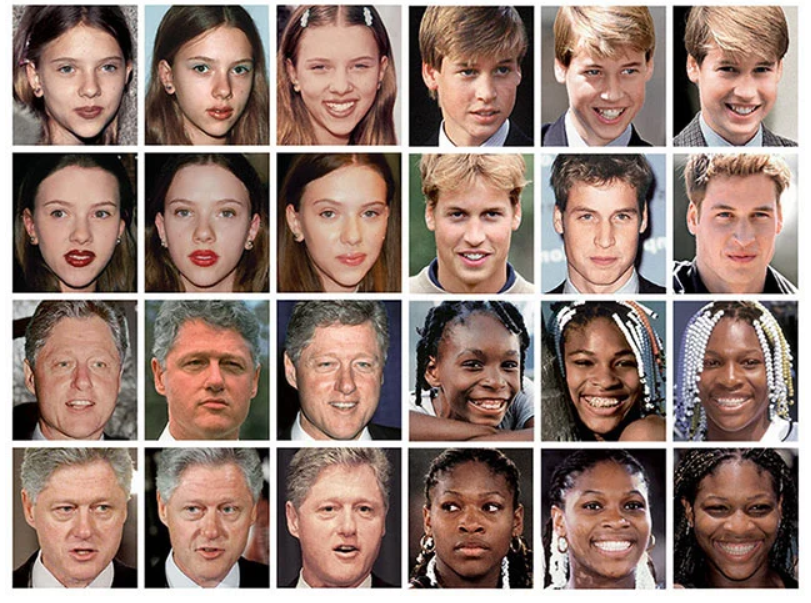
#> input picture uploads/face detection for train.png, 811 x 603 px
$ python -i train_model.py   (imports and definitions only)
#> lines starting #> are read from the running program, lines starting #| are printed output that depends on the picture; after the words box and inside, x2 and y2 are one past the last pixel; in counts of white or black regions, pixels touching at a corner belong together
#> further down, picture is the input picture: shape (603, 811, 3); mean B, G, R 116.4, 125.9, 149.7
"""
train_model.py
----------------
Face Detection System backend module supporting:
1. Deep Learning Face Detection via OpenCV YuNet (cv2.FaceDetectorYN) - High accuracy, recommended
2. Classic OpenCV Haar Cascade Classifier (haarcascade_frontalface_default.xml) with tunable parameters

Functions provided:
    - detect_faces(image, ...): unified detection entry point
    - detect_faces_yunet(image, ...): YuNet ONNX deep learning detector
    - detect_faces_haar(image, ...): Haar Cascade detector with optional CLAHE
    - load_face_cascade(): loads XML Haar Cascade
    - load_yunet_model(): loads ONNX YuNet detector
    - save_uploaded_image(image, filename): save original image to uploads/
    - save_output_image(image, filename): save processed image to outputs/
"""

import os
import sys
import urllib.request
from pathlib import Path
import cv2
import numpy as np


# ---------------------------------------------------------------------------
# PROJECT PATHS
# ---------------------------------------------------------------------------
BASE_DIR = Path(__file__).resolve().parent

MODELS_DIR = BASE_DIR / "models"
UPLOADS_DIR = BASE_DIR / "uploads"
OUTPUTS_DIR = BASE_DIR / "outputs"

# Model filenames
DEFAULT_CASCADE_FILENAME = "haarcascade_frontalface_default.xml"
DEFAULT_YUNET_FILENAME = "face_detection_yunet_2023mar.onnx"

CASCADE_ENV_VAR = "HAAR_CASCADE_PATH"
YUNET_ENV_VAR = "YUNET_MODEL_PATH"

LOCAL_CASCADE_PATH = MODELS_DIR / DEFAULT_CASCADE_FILENAME
LOCAL_YUNET_PATH = MODELS_DIR / DEFAULT_YUNET_FILENAME

YUNET_DOWNLOAD_URL = (
    "https://github.com/opencv/opencv_zoo/raw/main/models/"
    "face_detection_yunet/face_detection_yunet_2023mar.onnx"
)

CASCADE_DOWNLOAD_URL = (
    "https://raw.githubusercontent.com/opencv/opencv/master/"
    "data/haarcascades/haarcascade_frontalface_default.xml"
)

# Ensure directories exist
# [3 lines not run here, left out]


# ---------------------------------------------------------------------------
# 1. LOAD HAAR CASCADE MODEL
# ---------------------------------------------------------------------------
def load_face_cascade(cascade_file_path=None):
    """
    Load the pre-trained Haar Cascade face detector.
    """
    if not hasattr(cv2, "CascadeClassifier"):
        print("[ERROR] OpenCV installation does not expose CascadeClassifier.", flush=True)
        return None

    def try_load(path):
        if not os.path.exists(path):
            return None
        cascade = cv2.CascadeClassifier(str(path))
        return cascade if not cascade.empty() else None

    def download_cascade(destination_path):
        try:
            os.makedirs(os.path.dirname(destination_path), exist_ok=True)
            urllib.request.urlretrieve(CASCADE_DOWNLOAD_URL, destination_path)
            return True
        except Exception as exc:
            print(f"[ERROR] Failed to download Haar Cascade model: {exc}", flush=True)
            return False

    def candidate_paths():
        candidates = []
        if cascade_file_path:
            candidates.append(str(cascade_file_path))

        env_path = os.getenv(CASCADE_ENV_VAR)
        if env_path:
            candidates.append(str(env_path))

        candidates.extend([
            str(LOCAL_CASCADE_PATH),
            str(BASE_DIR / DEFAULT_CASCADE_FILENAME),
            str(BASE_DIR / "models" / DEFAULT_CASCADE_FILENAME),
            str(Path.cwd() / "models" / DEFAULT_CASCADE_FILENAME),
        ])

        if hasattr(cv2, "data") and hasattr(cv2.data, "haarcascades"):
            builtin_path = os.path.join(cv2.data.haarcascades, DEFAULT_CASCADE_FILENAME)
            if builtin_path not in candidates:
                candidates.append(builtin_path)

        seen = set()
        for path in candidates:
            if path not in seen:
                seen.add(path)
                yield path

    face_cascade = None
    cascade_path = None

    for path in candidate_paths():
        if os.path.exists(path):
            face_cascade = try_load(path)
            if face_cascade is not None:
                cascade_path = path
                break

    if face_cascade is None:
        print("[INFO] Attempting to download Haar Cascade model...")
        if download_cascade(str(LOCAL_CASCADE_PATH)):
            face_cascade = try_load(str(LOCAL_CASCADE_PATH))
            cascade_path = str(LOCAL_CASCADE_PATH)

    if face_cascade is None:
        print("[ERROR] Could not load Haar Cascade XML file.", flush=True)
        return None

    print(f"[INFO] Haar Cascade loaded from: {cascade_path}", flush=True)
    return face_cascade


FACE_CASCADE = None
_FACE_CASCADE_LOADED = False


def get_face_cascade():
    """Lazily load and cache the Haar Cascade classifier."""
    global FACE_CASCADE, _FACE_CASCADE_LOADED
    if not _FACE_CASCADE_LOADED:
        FACE_CASCADE = load_face_cascade()
        _FACE_CASCADE_LOADED = True
    return FACE_CASCADE


# ---------------------------------------------------------------------------
# 2. LOAD YUNET DEEP LEARNING MODEL
# ---------------------------------------------------------------------------
# [145 lines left out: functions get_yunet_model_path, get_yunet_detector, detect_faces_yunet, not called in this run]


def detect_faces_haar(image, scale_factor=1.1, min_neighbors=5, min_size=(30, 30), use_clahe=False):
    """
    Detect faces using OpenCV Haar Cascade classifier with optional CLAHE contrast enhancement.

    Returns:
        tuple: (processed_image, face_count, face_details_list)
    """
#> called with scale_factor = 1.1, min_neighbors = 5, min_size = (30, 30), use_clahe = False
    if image is None:
        return image, 0, []

    cascade = get_face_cascade()
    if cascade is None:
        return image, 0, []

    processed_image = image.copy()
    gray_image = cv2.cvtColor(processed_image, cv2.COLOR_BGR2GRAY)
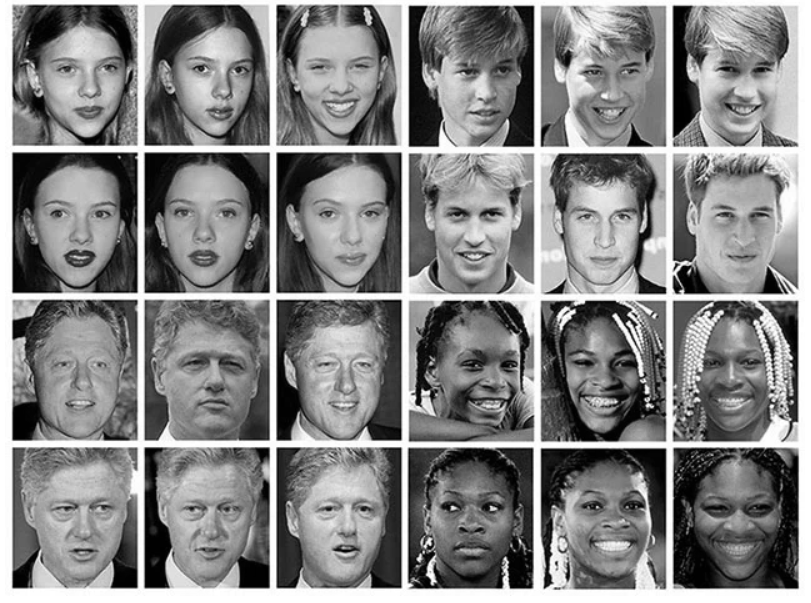
#> gray_image: shape (603, 811); min 0, max 255, mean 131.9

    if use_clahe:
        clahe = cv2.createCLAHE(clipLimit=2.0, tileGridSize=(8, 8))
        gray_image = clahe.apply(gray_image)

    faces = cascade.detectMultiScale(
        gray_image,
        scaleFactor=float(scale_factor),
        minNeighbors=int(min_neighbors),
        minSize=min_size
    )
#> faces = 23 rows, first 6: [39, 31, 97, 97], [173, 33, 94, 94], [558, 183, 92, 92], [299, 174, 101, 101], [25, 172, 109, 109], [149, 170, 113, 113]

    face_details = []
    face_count = len(faces)
#> face_count = 23

    for (x, y, w, h) in faces:
        face_details.append({"box": (x, y, w, h), "score": 1.0})
        cv2.rectangle(processed_image, (x, y), (x + w, y + h), (255, 0, 0), 2)
#> this loop made 23 passes
#> (x, y, w, h) on passes 1 to 12: (39, 31, 97, 97), (173, 33, 94, 94), (558, 183, 92, 92), (299, 174, 101, 101), (25, 172, 109, 109), (149, 170, 113, 113), (556, 325, 93, 93), (687, 329, 87, 87), (420, 464, 105, 105), (33, 470, 100, 100), (292, 467, 104, 104), (289, 29, 98, 98)
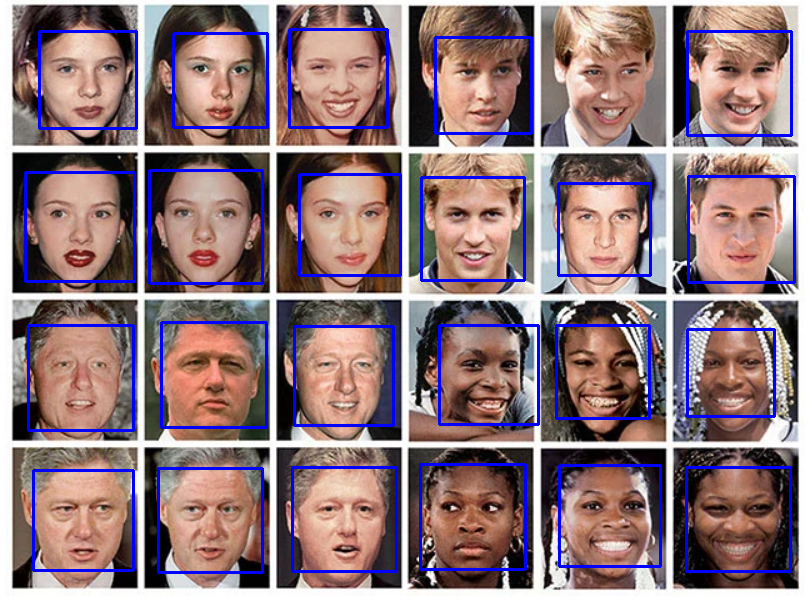
#> processed_image: shape (603, 811, 3); 5.67% of pixels changed, all inside (x1, y1, x2, y2) = (24, 28, 796, 574)
#> after the loop, face_details = 23 items

    return processed_image, face_count, face_details


# ---------------------------------------------------------------------------
# 4. UNIFIED CORE FACE DETECTION FUNCTION
# ---------------------------------------------------------------------------
# [79 lines left out: functions detect_faces, detect_from_image, save_uploaded_image, save_output_image, not called in this run]

>>> import cv2
>>> picture = cv2.imread('uploads/face detection for train.png')
>>> result = detect_faces_haar(picture)
